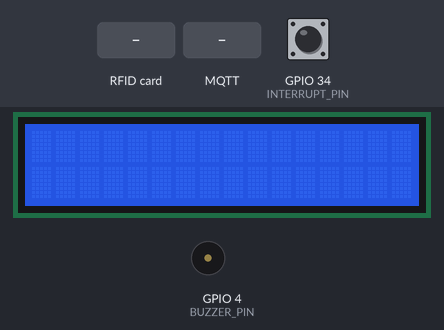
Recording of a sketch running on a simulated ESP32. Shown: 16×2 character LCD, buzzer (waves = sounding, pin HIGH). The test bench sets the inputs (shaded band); at power-on: GPIO 34 (INTERRUPT_PIN) LOW. WiFi joins after 1.5 s; servers stay silent unless stated; no MQTT or app messages arrive unless stated; what the sketch prints to the serial monitor is not drawn.

Above: at 4.8 s.
4.9 s: RFID card 5E 7A 19 C4 held to the reader
At 6.4 s:
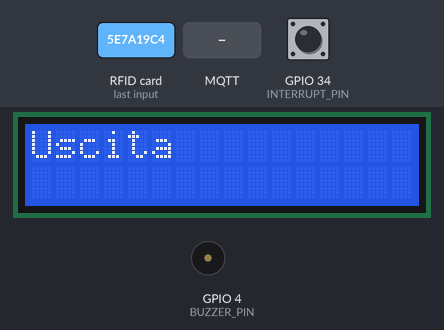
7.4 s: MQTT message "on" arrives on the first subscribed topic
At 8.1 s:
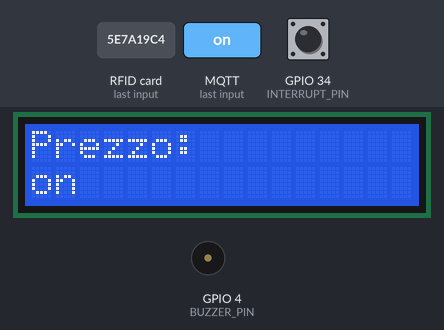
8.9 s: MQTT message "off" arrives on the first subscribed topic
At 10.1 s:
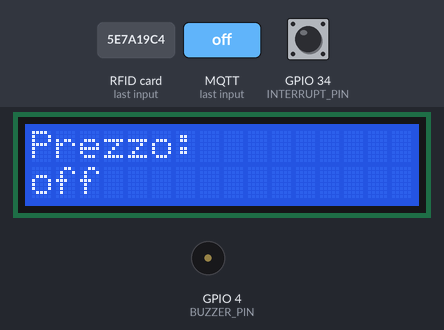
10.4 s: GPIO 34 (INTERRUPT_PIN) pulled HIGH for 0.15 s
At 10.7 s:
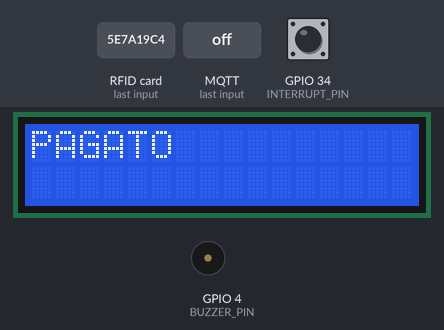
12.0 s: MQTT message "1" arrives on the first subscribed topic
At 12.5 s:
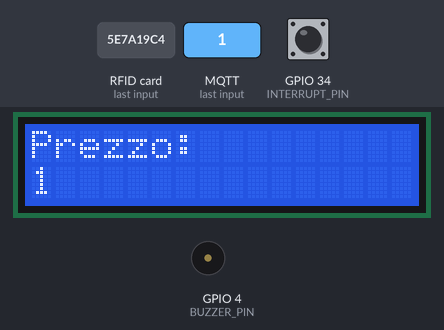
13.5 s: RFID card 5E 7A 19 C4 held to the reader
At 15.7 s:
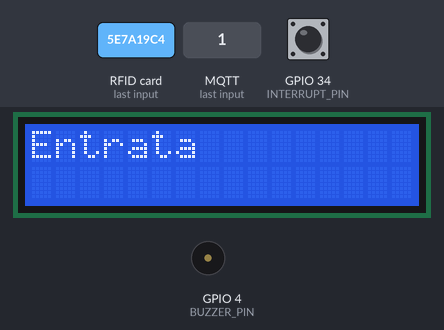
Timing chart, 0 to 17.0 s (numbered marks = the images above; inputs shaded):
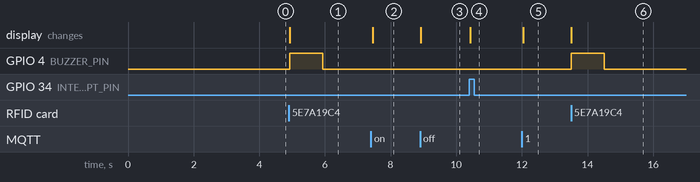

Measured:
- after the input at 4.9 s, GPIO 4 (BUZZER_PIN): LOW → HIGH at once, → LOW 1.0 s later; the display: changes at once (image 1)
- after the input at 7.4 s, the display: changes after 0.05 s (image 2)
- after the input at 8.9 s, the display: changes at once (image 3)
- after the input at 10.4 s, the display: changes at once (image 4)
- after the input at 12.0 s, the display: changes at once (image 5)
- after the input at 13.5 s, GPIO 4 (BUZZER_PIN): LOW → HIGH at once, → LOW 1.0 s later; the display: changes at once (image 6)

The sketch:

esp_2RFID_mqt_lcd.ino
```cpp
#include <LiquidCrystal.h>
#include <WiFi.h>
#include <PubSubClient.h>
#include <SPI.h>
#include <MFRC522.h>

#define MQTT_BROCKER "test.mosquitto.org"
#define MQTT_TOPIC_BASE "pw2k22/1.1"
#define PARK1_LEVEL 0
#define PARK1_ENTRY "/entry"
#define PARK1_EXIT "/exit"
#define PRIZE "/prize"

const char* ssid = "ciao";
const char* password = "Vmware1!";
char* topicRFID[] = {"entrata", "uscita"};
char* topicPrezzo = "pw2k22/+/pagamento";
char topic[40];
WiFiClient espClient;
PubSubClient client(espClient);

#define RST_PIN 27          // Configurable, see typical pin layout above
#define SS_1_PIN 16         // Configurable, take a unused pin, only HIGH/LOW required, must be different to SS 2
#define SS_2_PIN 17         // Configurable, take a unused pin, only HIGH/LOW required, must be different to SS 1
#define NR_OF_READERS 2

byte ssPins[] = {SS_1_PIN, SS_2_PIN};
MFRC522 mfrc522[NR_OF_READERS];   // Create MFRC522 instance.

#define LCD_COLS 16
#define LCD_ROWS 2
#define RS 21
#define EN 22
#define D4 26
#define D5 25
#define D6 33
#define D7 32

LiquidCrystal lcd(RS, EN, D4, D5, D6, D7);

#define BUZZER_PIN 4
#define INTERRUPT_PIN 34

bool daPagare = false;

void callback(char* topic, byte* message, unsigned int length) {
  String messageTmp;
  lcd.clear();
  lcd.setCursor(0,0);
  lcd.print("Prezzo: ");
  lcd.setCursor(0,1);

  for (int i = 0; i < length; i++) {
    Serial.print((char)message[i]);
    lcd.print((char)message[i]);
    messageTmp += (char)message[i];
    daPagare = true;
  }
  Serial.println();
  Serial.println("-----------------------");
}

void reconnect() {
  // Loop until we're reconnected
  int counter = 0;
  while (!client.connected()) {
    if (counter == 5) {
      ESP.restart();
    }
    counter += 1;
    Serial.print("In attesa della connessione al Brocker MQTT ...");
    // Attempt to connect
    if (client.connect("growTentController")) {
      Serial.println("CONNESSO");
      client.subscribe(topicPrezzo);
    } else {
      Serial.print("Connessione FALLITA, rc=");
      Serial.print(client.state());
      Serial.println(" Prova di riconnessione fra 5 secondi");
      // Wait 5 seconds before retrying
      delay(5000);
    }
  }
}

volatile bool pagamento = false;

void pagato(){
  pagamento = true;
}

void setup() {

  Serial.begin(9600); // Initialize serial communications with the PC
  while (!Serial);    // Do nothing if no serial port is opened (added for Arduinos based on ATMEGA32U4)

  SPI.begin();        // Init SPI bus
  lcd.begin(LCD_COLS, LCD_ROWS);

  pinMode(BUZZER_PIN, OUTPUT);
  pinMode(INTERRUPT_PIN, INPUT);
  attachInterrupt(digitalPinToInterrupt(INTERRUPT_PIN), pagato, RISING);

  // begin Wifi connect
  Serial.print("Connecting to ");
  Serial.println(ssid);
  WiFi.mode(WIFI_STA);
  WiFi.disconnect();
  delay(2000);
  WiFi.begin(ssid, password);
  while (WiFi.status() != WL_CONNECTED) {
    delay(500);
    Serial.print(".");
  }
  Serial.println("");
  Serial.println("WiFi connesso");
  Serial.println("Indirizzo IP : ");
  Serial.println(WiFi.localIP());

  client.setServer(MQTT_BROCKER, 1883);
  client.subscribe(topicPrezzo);
  client.setCallback(callback);

  for (uint8_t reader = 0; reader < NR_OF_READERS; reader++) {
    mfrc522[reader].PCD_Init(ssPins[reader], RST_PIN); // Init each MFRC522 card
    Serial.print(F("Reader "));
    Serial.print(reader);
    Serial.print(F(": "));
    mfrc522[reader].PCD_DumpVersionToSerial();
  }
}

void loop() {
  client.loop();

  if(!client.connected()){
    reconnect();
  }

  if(pagamento) {
    if(daPagare){
      daPagare=false;
      client.publish("pw2k22/1.1/pagato", "1");
      lcd.clear();
      lcd.print("PAGATO");
    }
    pagamento = false;
  }

  digitalWrite(BUZZER_PIN, LOW);

  for (uint8_t reader = 0; reader < NR_OF_READERS; reader++) {
  sprintf (topic, "%s/%s", MQTT_TOPIC_BASE, topicRFID[reader] );
    // Look for new cards
    if (mfrc522[reader].PICC_IsNewCardPresent() && mfrc522[reader].PICC_ReadCardSerial()) {
      Serial.print(F("Reader "));
      Serial.print(reader);
      // Show some details of the PICC (that is: the tag/card)
      Serial.print(F(": Card UID:"));
      dump_byte_array(mfrc522[reader].uid.uidByte, mfrc522[reader].uid.size);
      if(reader == 0){
        char UID[20];
        dump_byte_array(mfrc522[reader].uid.uidByte, mfrc522[reader].uid.size);
        sprintf(UID, "%X-%X-%X-%X", mfrc522[reader].uid.uidByte[0],mfrc522[reader].uid.uidByte[1],mfrc522[reader].uid.uidByte[2],mfrc522[reader].uid.uidByte[3]);
        Serial.print("\nMQTT-UID: ");
        Serial.println(UID);
        client.publish(topic, UID, false);
        lcd.clear();
        lcd.setCursor(0,0);
        lcd.print("Entrata");
      }else{
        char UID[20];
        dump_byte_array(mfrc522[reader].uid.uidByte, mfrc522[reader].uid.size);
        sprintf(UID, "%X-%X-%X-%X", mfrc522[reader].uid.uidByte[0],mfrc522[reader].uid.uidByte[1],mfrc522[reader].uid.uidByte[2],mfrc522[reader].uid.uidByte[3]);
        Serial.print("\nMQTT-UID: ");
        Serial.println(UID);
        client.publish(topic, UID, false);
        lcd.clear();
        lcd.setCursor(0,0);
        lcd.print("Uscita");
        client.subscribe(topicPrezzo);
        client.setCallback(callback);
      }
      digitalWrite (BUZZER_PIN, HIGH); //turn buzzer on
      delay(1000);
      digitalWrite (BUZZER_PIN, LOW);  //turn buzzer off

      Serial.println();

      // Halt PICC
      mfrc522[reader].PICC_HaltA();
      // Stop encryption on PCD
      mfrc522[reader].PCD_StopCrypto1();
    }
  }
}

void dump_byte_array(byte *buffer, byte bufferSize) {
  for (byte i = 0; i < bufferSize; i++) {
    Serial.print(buffer[i] < 0x10 ? " 0" : " ");
    Serial.print(buffer[i], HEX);
  }
}
```
